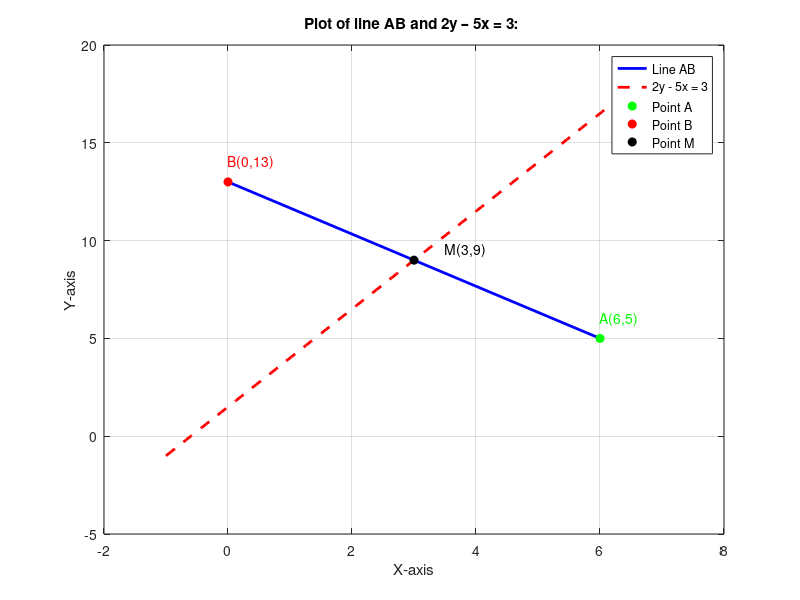

Write the MATLAB code that produced this figure.
% question 8
% written by Dana Sharper and Leonid Kuprian
% ID     =    207924499    &    213804289

function pointsAMB()
    A_x = 6; A_y = 5;
    B_x = 0;

    % calculating coordinates of point M
    M_x = (A_x - B_x) / 2;
    M_y = (3 + 5 * M_x) / 2;

    % calculating coordinates of point B
    B_y = 2 * M_y - A_y;
    disp('The coordinates of the point B are: ');
    disp([B_x, B_y]);

    % plotting line AB
    figure;
    plot([A_x B_x], [A_y B_y], 'b-', 'LineWidth', 2);
    hold on;

    % plotting line 2y - 5x = 3
    x = linspace(-1, 7);
    y = (5 * x + 3) / 2;
    plot(x, y, 'r--', 'LineWidth', 2);

    % plotting points A, B, and M
    plot(A_x, A_y, 'go', 'MarkerSize', 6, 'MarkerFaceColor', 'g');
    plot(B_x, B_y, 'ro', 'MarkerSize', 6, 'MarkerFaceColor', 'r');
    plot(M_x, M_y, 'ko', 'MarkerSize', 6, 'MarkerFaceColor', 'k');

    % labels for points A, B, and M
    text(A_x, A_y + 1, 'A(6,5)', 'FontSize', 10, 'Color', 'g');
    text(B_x, B_y + 1, sprintf('B(0,%g)', B_y), 'FontSize', 10, 'Color', 'r');
    text(M_x + 0.5, M_y + 0.5, sprintf('M(%g,%g)', M_x, M_y), 'FontSize', 10, 'Color', 'k');

    xlabel('X-axis'); ylabel('Y-axis');
    title('Plot of line AB and 2y – 5x = 3: ');
    legend('Line AB', '2y - 5x = 3', 'Point A', 'Point B', 'Point M', 'Location', 'best');


    % calculating the area under AB
    area = (B_y + A_y) * (A_x - B_x) / 2;
    disp('Area under the line AB: ');
    disp(area);

    grid on;
    hold off;
end
